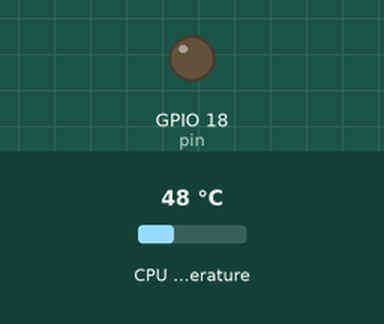
Bench run of a program on a simulated Raspberry Pi (BCM pin numbers). Parts: output pins drawn as LEDs (lit = HIGH). The inputs (shaded band) are chosen by the test bench; at power-on: CPU temperature 48 °C.

Above: at 1.2 s.
1.3 s: CPU temperature set to 59 °C
7.3 s: CPU temperature set to 62 °C
At 10.5 s:
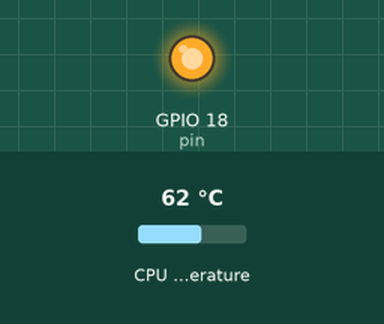
13.3 s: CPU temperature set to 51 °C
19.3 s: CPU temperature set to 48 °C
At 20.6 s:
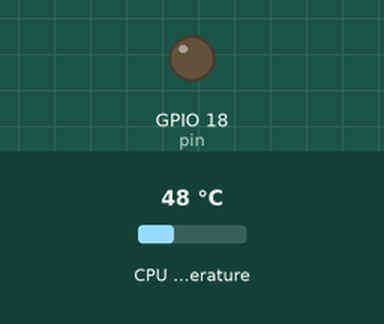
25.3 s: CPU temperature set to 71 °C
At 30.7 s:
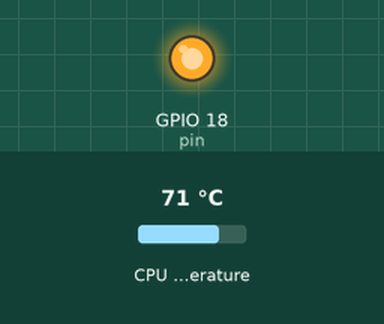
Timing chart, 0 to 32.2 s (numbered marks = the images above; inputs shaded):
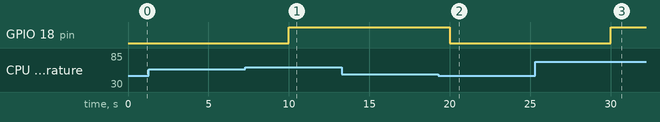

The program:

controller.py
```python
from time import sleep
from gpiozero import CPUTemperature
import RPi.GPIO as GPIO

pin = 18 # The pin ID, edit here to change it
toggleON = 60 # The temperature in Celsius after which we turn on the fan
toggleOFF = 50 # The temperature in Celsius after which we turn off the fan
sleepTime = 5 # The time in sec which we wait between temperature checks

def setup():
    GPIO.setmode(GPIO.BCM)
    GPIO.setup(pin, GPIO.OUT)
    GPIO.setwarnings(False)
    return()
def getCPUTemp():
    cpuTemp = CPUTemperature().temperature
    return cpuTemp
def fan(on):
    GPIO.output(pin, on)
    return()
def checkTemp():
    cpuTemp = getCPUTemp()
    #print cpuTemp
    if cpuTemp>toggleON:
        fan(True)
    elif cpuTemp < toggleOFF:
        fan(False)
    return()
try:
    setup()
    while True:
        checkTemp()
        sleep(sleepTime) # Read the temperature every 5 sec, increase or decrease this limit if you want
except KeyboardInterrupt: # trap a CTRL+C keyboard interrupt
    GPIO.cleanup() # resets all GPIO ports used by this program
```

Measured:
- the behaviour switches between 60 and 61 °C on CPU temperature (found by bisection; images 0 and 1)
- the behaviour switches between 50 and 49 °C on CPU temperature (found by bisection; images 1 and 2)
- after the input at 1.3 s, every drawn part: stays the same
- after the input at 7.3 s, GPIO 18 (pin): LOW → HIGH after 2.7 s
- after the input at 13.3 s, every drawn part: stays the same
- after the input at 19.3 s, GPIO 18 (pin): HIGH → LOW after 0.70 s
- after the input at 25.3 s, GPIO 18 (pin): LOW → HIGH after 4.7 s
